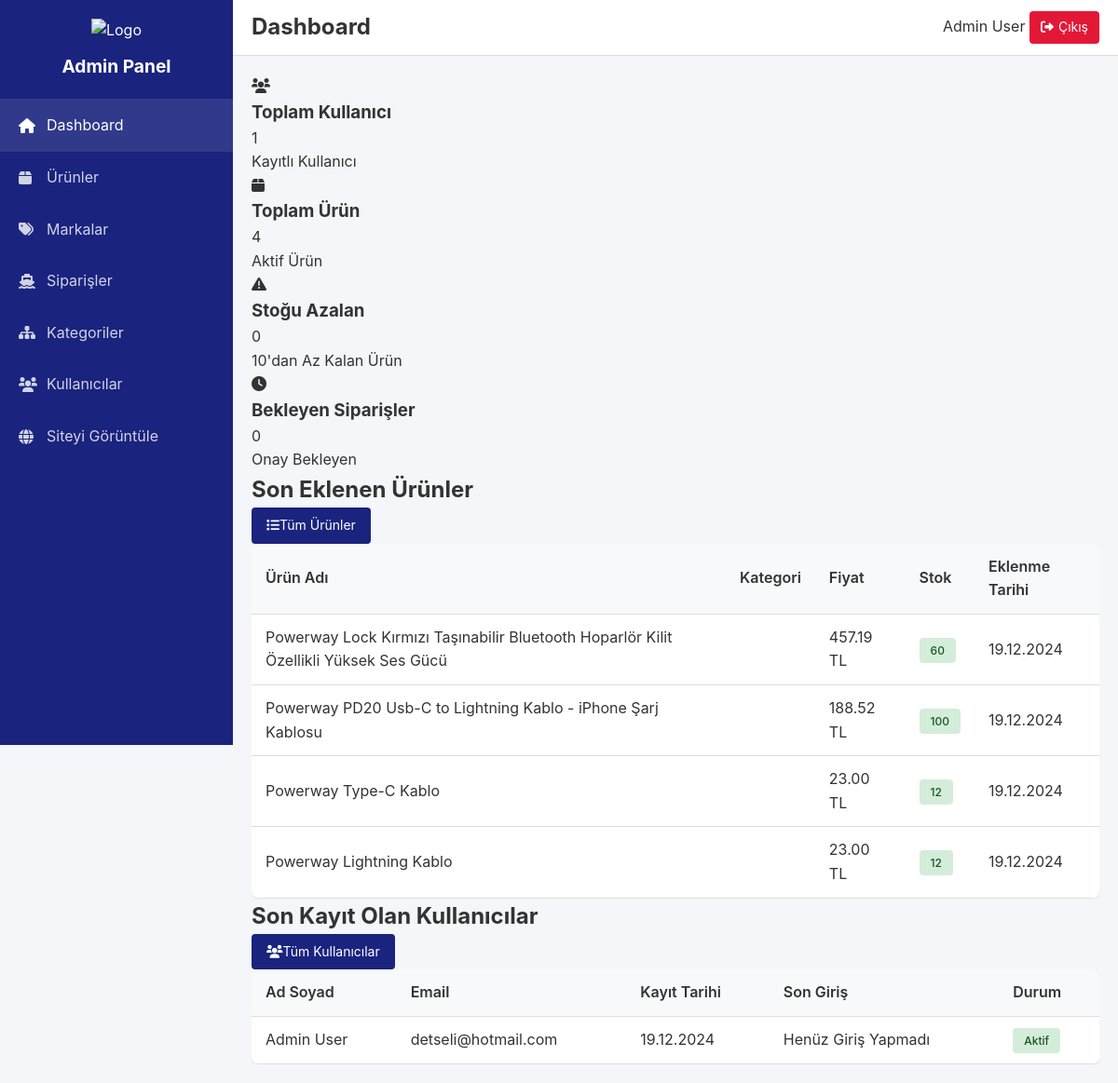
Page /admin/ (signed in) on the earlier database version.
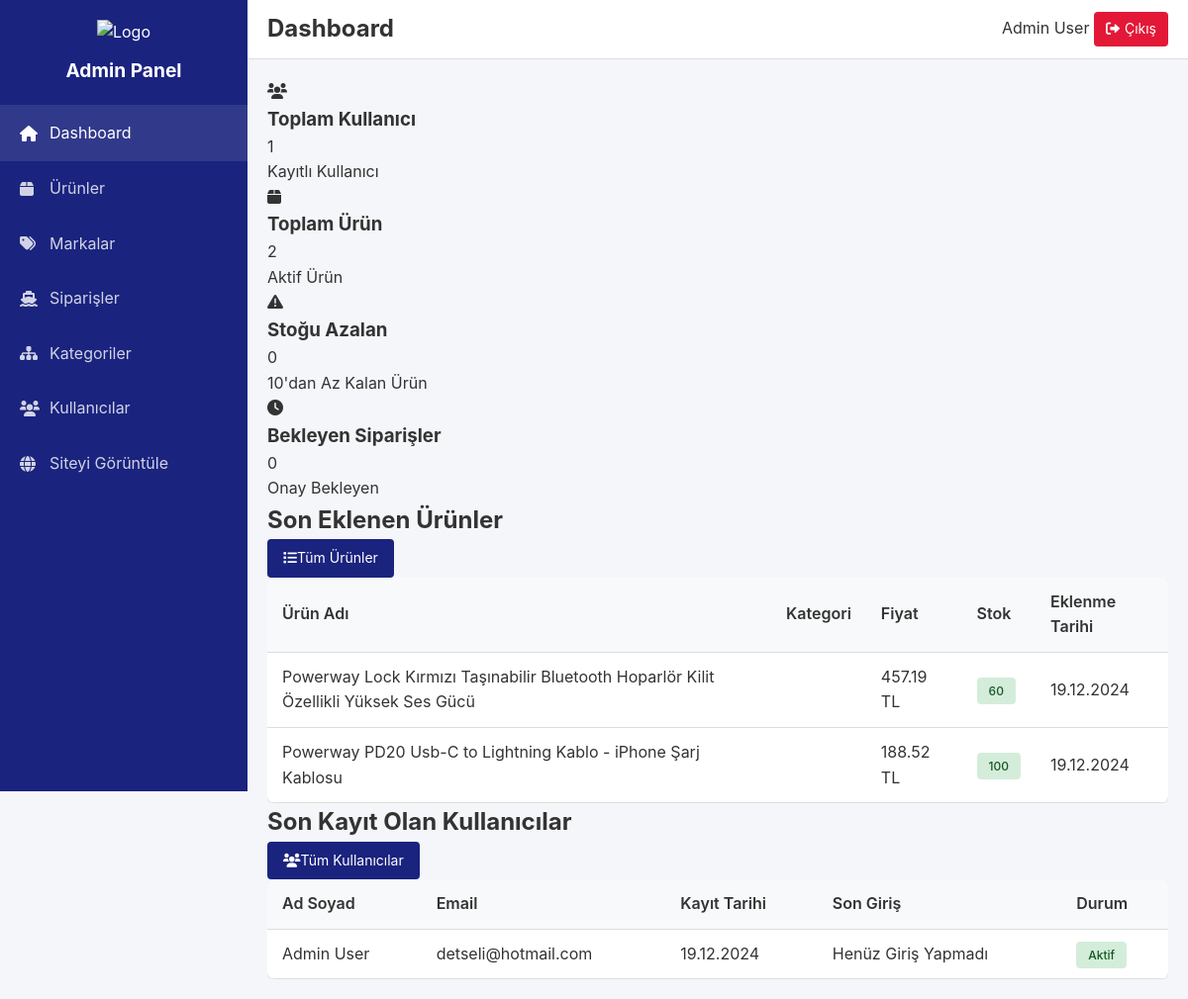
Same page on the later database version.
### models.py (models this page shows, shortened)
class Product(db.Model):
    id = db.Column(db.Integer, primary_key=True)
    stock_code = db.Column(db.String(10), unique=True, nullable=False)
    name = db.Column(db.String(100), nullable=False)
    price = db.Column(db.Float, nullable=False)
    description = db.Column(db.Text)
    brand_id = db.Column(db.Integer, db.ForeignKey('brand.id'), nullable=False)
    category_id = db.Column(db.Integer, db.ForeignKey('category.id'))
    stock = db.Column(db.Integer, default=0)
    created_at = db.Column(db.DateTime, default=datetime.utcnow)
    slug = db.Column(db.String(200), unique=True,
                    name='uq_product_slug')  # unique constraint için isim verdik
    brand = db.relationship('Brand', back_populates='products')
    category_ref = db.relationship('Category', backref='products')
    images = db.relationship('ProductImage', backref='product', lazy=True, cascade='all, delete-orphan')

class User(UserMixin, db.Model):
    id = db.Column(db.Integer, primary_key=True)
    email = db.Column(db.String(120), unique=True, nullable=False)
    password_hash = db.Column(db.String(128))
    first_name = db.Column(db.String(50))
    last_name = db.Column(db.String(50))
    phone = db.Column(db.String(15))
    category_id = db.Column(db.Integer, db.ForeignKey('category.id'))  # Yeni eklendi
    is_active = db.Column(db.Boolean, default=True)
    is_admin = db.Column(db.Boolean, default=False)
    created_at = db.Column(db.DateTime, default=datetime.utcnow)
    last_login = db.Column(db.DateTime)

### routes/admin.py (the view)
@admin_bp.route('/')
@login_required
@admin_required
def dashboard():
    total_users = User.query.count()
    total_products = Product.query.count()
    low_stock_count = Product.query.filter(Product.stock < 10).count()
    pending_orders = 0  # Sipariş sistemi eklendiğinde güncellenecek
    latest_products = Product.query.order_by(Product.created_at.desc()).limit(5).all()
    latest_users = User.query.order_by(User.created_at.desc()).limit(5).all()
    return render_template('admin/dashboard.html',
                         total_users=total_users,
                         total_products=total_products,
                         low_stock_count=low_stock_count,
                         pending_orders=pending_orders,
                         latest_products=latest_products,
                         latest_users=latest_users)

### routes/admin.py (called while the page is built)
def admin_required(f):
    @wraps(f)
    def decorated_function(*args, **kwargs):
        if not current_user.is_authenticated or not current_user.is_admin:
            flash('Bu sayfaya erişim yetkiniz yok.', 'error')
            return redirect(url_for('index'))
        return f(*args, **kwargs)
    return decorated_function

### templates/admin/dashboard.html (shortened to what the changed rows need)
{% extends 'admin/base.html' %}
{% block page_title %}Dashboard{% endblock %}
{% block content %}
<div class="dashboard-container">
    <section class="stats-grid">
        <div class="stat-card stat-products">
            <div class="stat-content">
                <h3>Toplam Ürün</h3>
                <div class="value">{{ total_products }}</div>
                <div class="stat-footer">Aktif Ürün</div>
            </div>
        </div>
    </section>
    <section class="content-section products-section">
        <div class="section-header">
            <h2>Son Eklenen Ürünler</h2>
        </div>
        <div class="table-responsive">
            <table class="data-table">
                <thead>
                    <tr>
                        <th>Ürün Adı</th>
                        <th>Kategori</th>
                        <th>Fiyat</th>
                        <th>Stok</th>
                        <th>Eklenme Tarihi</th>
                    </tr>
                </thead>
                <tbody>
                    {% for product in latest_products %}
                    <tr>
                        <td>{{ product.name }}</td>
                        <td>{{ product.category }}</td>
                        <td>{{ "%.2f"|format(product.price) }} TL</td>
                        <td>
                            <span class="badge {{ 'badge-warning' if product.stock < 10 else 'badge-success' }}">
                                {{ product.stock }}
                            </span>
                        </td>
                        <td>{{ product.created_at.strftime('%d.%m.%Y') }}</td>
                    </tr>
                    {% endfor %}
                </tbody>
            </table>
        </div>
    </section>
    <section class="content-section users-section">
        <div class="section-header">
            <h2>Son Kayıt Olan Kullanıcılar</h2>
        </div>
        <div class="table-responsive">
            <table class="data-table">
                <thead>
                    <tr>
                        <th>Ad Soyad</th>
                        <th>Email</th>
                        <th>Kayıt Tarihi</th>
                        <th>Son Giriş</th>
                        <th>Durum</th>
                    </tr>
                </thead>
                <tbody>
                    {% for user in latest_users %}
                    <tr>
                        <td>{{ user.first_name }} {{ user.last_name }}</td>
                        <td>{{ user.email }}</td>
                        <td>{{ user.created_at.strftime('%d.%m.%Y') }}</td>
                        <td>
                            {% if user.last_login %}
                            {{ user.last_login.strftime('%d.%m.%Y %H:%M') }}
                            {% else %}
                            Henüz Giriş Yapmadı
                            {% endif %}
                        </td>
                        <td>
                            <span class="badge {{ 'badge-success' if user.is_active else 'badge-danger' }}">
                                {{ 'Aktif' if user.is_active else 'Pasif' }}
                            </span>
                        </td>
                    </tr>
                    {% endfor %}
                </tbody>
            </table>
        </div>
    </section>
</div>
{% endblock %}

### templates/admin/base.html (shortened to what this page needs)
<!DOCTYPE html>
<html lang="tr">
<head>
    <link rel="stylesheet" href="https://cdnjs.cloudflare.com/ajax/libs/font-awesome/6.0.0/css/all.min.css">
    <link rel="stylesheet" href="{{ url_for('static', filename='css/admin.css') }}">
</head>
<body>
    <div class="admin-container">
        <aside class="admin-sidebar">
            <div class="sidebar-header">
                <img src="{{ url_for('static', filename='images/logo.png') }}" alt="Logo" class="admin-logo">
                <h1>Admin Panel</h1>
            </div>
            <nav class="sidebar-nav">
                <ul>
                    <li>
                        <a href="{{ url_for('admin.dashboard') }}" {% if request.endpoint == 'admin.dashboard' %}class="active"{% endif %}>
                            <i class="fas fa-home"></i>
                            <span>Dashboard</span>
                        </a>
                    </li>
                    <li>
                        <a href="{{ url_for('admin.products') }}" {% if request.endpoint == 'admin.products' %}class="active"{% endif %}>
                            <i class="fas fa-box"></i>
                            <span>Ürünler</span>
                        </a>
                    </li>
                    <li>
                        <a href="{{ url_for('admin.brands') }}" {% if request.endpoint == 'admin.brands' %}class="active"{% endif %}>
                            <i class="fas fa-tags"></i>
                            <span>Markalar</span>
                        </a>
                    </li>
                    <li>
                        <a href="{{ url_for('admin.orders') }}" {% if request.endpoint == 'admin.orders' %}class="active"{% endif %}>
                            <i class="fas fa-ship"></i>
                            <span>Siparişler</span>
                        </a>
                    </li>
                    <li>
                        <a href="{{ url_for('admin.categories') }}" {% if request.endpoint == 'admin.categories' %}class="active"{% endif %}>
                            <i class="fas fa-sitemap"></i>
                            <span>Kategoriler</span>
                        </a>
                    </li>
                    <li>
                        <a href="{{ url_for('admin.users') }}" {% if request.endpoint == 'admin.users' %}class="active"{% endif %}>
                            <i class="fas fa-users"></i>
                            <span>Kullanıcılar</span>
                        </a>
                    </li>
                    <li>
                        <a href="{{ url_for('index') }}" target="_blank">
                            <i class="fas fa-globe"></i>
                            <span>Siteyi Görüntüle</span>
                        </a>
                    </li>
                </ul>
            </nav>
        </aside>
        <main class="admin-main">
            <header class="admin-header">
                <div class="header-left">
                    <h2>{% block page_title %}{% endblock %}</h2>
                </div>
                <div class="header-right">
                    <div class="admin-user">
                        <span>{{ current_user.first_name }} {{ current_user.last_name }}</span>
                        <a href="{{ url_for('logout') }}" class="logout-btn">
                            <i class="fas fa-sign-out-alt"></i>
                            Çıkış
                        </a>
                    </div>
                </div>
            </header>
            <div class="admin-content">
                {% block content %}{% endblock %}
            </div>
        </main>
    </div>
</body>
</html>

Differences in the rows shown:
removed Product: name "Powerway Type-C Kablo", price "23.00", stock "12", created_at "19.12.2024"
removed Product: name "Powerway Lightning Kablo", price "23.00", stock "12", created_at "19.12.2024"
Other differences:
{{ total_products }}: "4" → "2"
